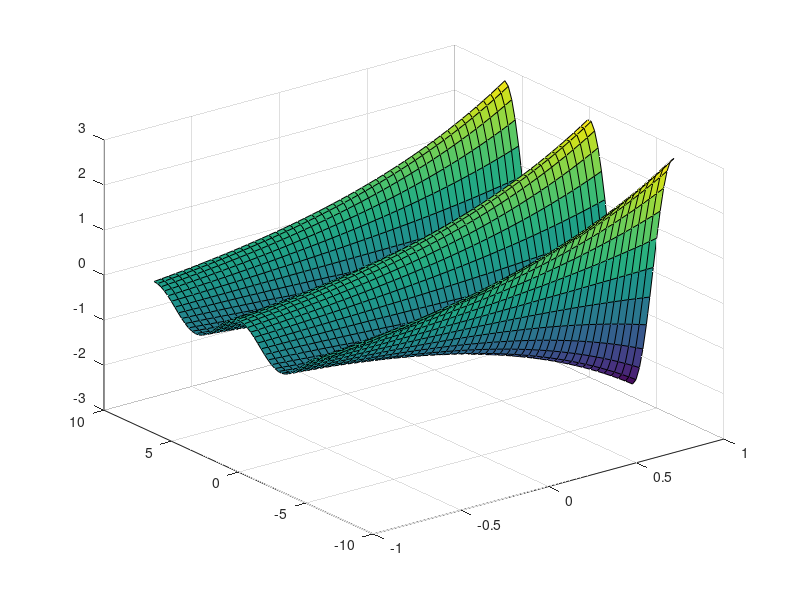

The MATLAB script that drew this image:
x = linspace(-1,1,50) ; 
y = linspace(-2*pi, 2*pi, 50) ; 
[X,Y] = meshgrid(x,y) ;

z = exp(X+ 1i*Y) ; 
surf(X,Y,real(z))